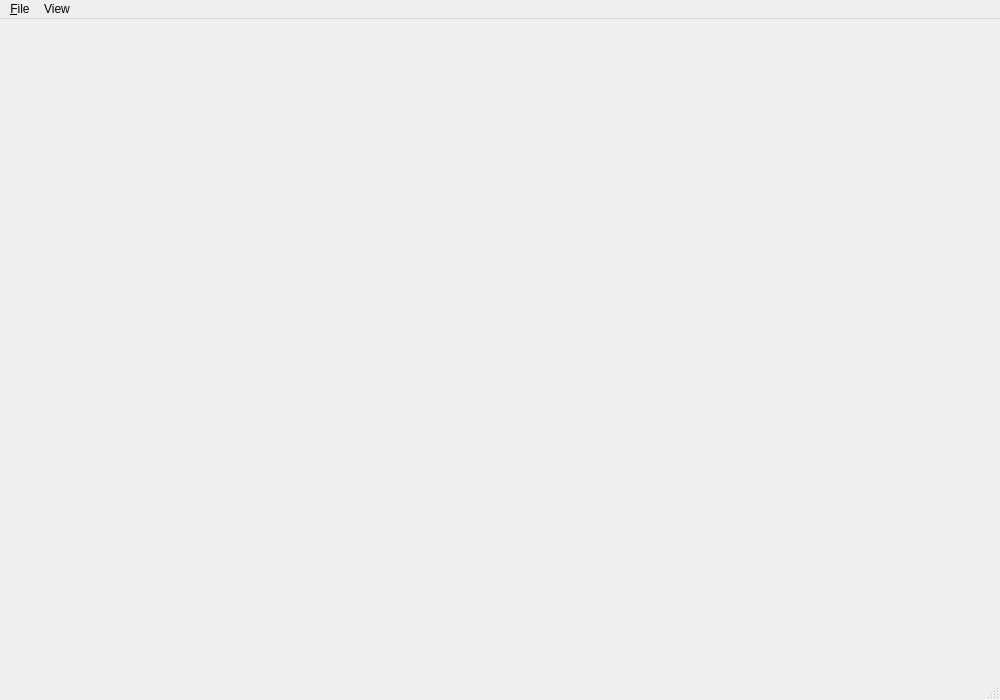
<?xml version="1.0" encoding="UTF-8"?>
<ui version="4.0">
 <class>ViewerGuiClass</class>
 <widget class="QMainWindow" name="ViewerGuiClass">
  <property name="geometry">
   <rect>
    <x>0</x>
    <y>0</y>
    <width>1000</width>
    <height>700</height>
   </rect>
  </property>
  <property name="windowTitle">
   <string>3D Mapping Viewer</string>
  </property>
  <widget class="QWidget" name="centralwidget"/>
  <widget class="QMenuBar" name="menubar">
   <property name="geometry">
    <rect>
     <x>0</x>
     <y>0</y>
     <width>1000</width>
     <height>22</height>
    </rect>
   </property>
   <widget class="QMenu" name="menu_File">
    <property name="title">
     <string>&amp;File</string>
    </property>
    <widget class="QMenu" name="menuShow">
     <property name="title">
      <string>Show</string>
     </property>
    </widget>
    <addaction name="actionOpen_file"/>
    <addaction name="actionOpen_graph_incremental"/>
    <addaction name="actionSettings"/>
    <addaction name="menuShow"/>
    <addaction name="separator"/>
    <addaction name="actionSave_file"/>
    <addaction name="actionExport_view"/>
    <addaction name="separator"/>
    <addaction name="actionPruned"/>
    <addaction name="actionAs_pure_binary_OcTree"/>
    <addaction name="separator"/>
    <addaction name="actionHelp"/>
    <addaction name="actionExit"/>
   </widget>
   <widget class="QMenu" name="menuView">
    <property name="title">
     <string>View</string>
    </property>
    <widget class="QMenu" name="menuView_mode">
     <property name="title">
      <string>View mode</string>
     </property>
     <addaction name="actionHeight_map"/>
     <addaction name="actionPrintout_mode"/>
    </widget>
    <addaction name="actionPointcloud"/>
    <addaction name="actionOctree_cells"/>
    <addaction name="actionFree"/>
    <addaction name="actionChanged_free_only"/>
    <addaction name="actionOctree_structure"/>
    <addaction name="actionTrajectory"/>
    <addaction name="separator"/>
    <addaction name="actionReset_view"/>
    <addaction name="actionStore_camera"/>
    <addaction name="actionRestore_camera"/>
    <addaction name="separator"/>
    <addaction name="menuView_mode"/>
   </widget>
   <addaction name="menu_File"/>
   <addaction name="menuView"/>
  </widget>
  <widget class="QStatusBar" name="statusbar"/>
  <action name="actionOpen_file">
   <property name="icon">
    <iconset resource="icons.qrc">
     <normaloff>:/icons/document-open.png</normaloff>:/icons/document-open.png</iconset>
   </property>
   <property name="text">
    <string>Open file...</string>
   </property>
   <property name="toolTip">
    <string>Open file</string>
   </property>
  </action>
  <action name="actionSave_file">
   <property name="icon">
    <iconset resource="icons.qrc">
     <normaloff>:/icons/document-save.png</normaloff>:/icons/document-save.png</iconset>
   </property>
   <property name="text">
    <string>Save tree...</string>
   </property>
   <property name="toolTip">
    <string>Save tree to file</string>
   </property>
  </action>
  <action name="actionExit">
   <property name="icon">
    <iconset resource="icons.qrc">
     <normaloff>:/icons/application-exit.png</normaloff>:/icons/application-exit.png</iconset>
   </property>
   <property name="text">
    <string>Exit</string>
   </property>
  </action>
  <action name="actionPointcloud">
   <property name="checkable">
    <bool>true</bool>
   </property>
   <property name="checked">
    <bool>true</bool>
   </property>
   <property name="text">
    <string>Pointcloud</string>
   </property>
   <property name="shortcut">
    <string>P</string>
   </property>
  </action>
  <action name="actionOctree_cells">
   <property name="checkable">
    <bool>true</bool>
   </property>
   <property name="checked">
    <bool>true</bool>
   </property>
   <property name="text">
    <string>Occupied Octree cells</string>
   </property>
   <property name="shortcut">
    <string>O</string>
   </property>
  </action>
  <action name="actionOctree_structure">
   <property name="checkable">
    <bool>true</bool>
   </property>
   <property name="text">
    <string>Octree structure</string>
   </property>
   <property name="shortcut">
    <string>S</string>
   </property>
  </action>
  <action name="actionTrajectory">
   <property name="checkable">
    <bool>true</bool>
   </property>
   <property name="text">
    <string>Trajectory</string>
   </property>
   <property name="shortcut">
    <string>T</string>
   </property>
  </action>
  <action name="actionFree">
   <property name="checkable">
    <bool>true</bool>
   </property>
   <property name="text">
    <string>Free Octree cells</string>
   </property>
   <property name="shortcut">
    <string>F</string>
   </property>
  </action>
  <action name="actionHelp">
   <property name="icon">
    <iconset resource="icons.qrc">
     <normaloff>:/icons/help-contents.png</normaloff>:/icons/help-contents.png</iconset>
   </property>
   <property name="text">
    <string>Help</string>
   </property>
  </action>
  <action name="actionSettings">
   <property name="icon">
    <iconset resource="icons.qrc">
     <normaloff>:/icons/configure.png</normaloff>:/icons/configure.png</iconset>
   </property>
   <property name="text">
    <string>Settings</string>
   </property>
  </action>
  <action name="actionReset_view">
   <property name="icon">
    <iconset resource="icons.qrc">
     <normaloff>:/icons/edit-undo.png</normaloff>:/icons/edit-undo.png</iconset>
   </property>
   <property name="text">
    <string>Reset view</string>
   </property>
   <property name="toolTip">
    <string>Reset the 3D viewpoint</string>
   </property>
  </action>
  <action name="actionTest">
   <property name="text">
    <string>Test</string>
   </property>
  </action>
  <action name="actionPruned">
   <property name="checkable">
    <bool>true</bool>
   </property>
   <property name="checked">
    <bool>false</bool>
   </property>
   <property name="text">
    <string>Prune tree</string>
   </property>
  </action>
  <action name="actionAs_pure_binary_OcTree">
   <property name="checkable">
    <bool>true</bool>
   </property>
   <property name="checked">
    <bool>false</bool>
   </property>
   <property name="text">
    <string>Convert to binary tree</string>
   </property>
  </action>
  <action name="actionPrintout_mode">
   <property name="checkable">
    <bool>true</bool>
   </property>
   <property name="text">
    <string>Printout</string>
   </property>
  </action>
  <action name="actionOpen_graph_incremental">
   <property name="icon">
    <iconset resource="icons.qrc">
     <normaloff>:/icons/document-open.png</normaloff>:/icons/document-open.png</iconset>
   </property>
   <property name="text">
    <string>Open graph incremental...</string>
   </property>
  </action>
  <action name="actionExport_view">
   <property name="icon">
    <iconset resource="icons.qrc">
     <normaloff>:/icons/view-preview.png</normaloff>:/icons/view-preview.png</iconset>
   </property>
   <property name="text">
    <string>Export view...</string>
   </property>
  </action>
  <action name="actionStore_camera">
   <property name="text">
    <string>Store camera</string>
   </property>
  </action>
  <action name="actionRestore_camera">
   <property name="enabled">
    <bool>false</bool>
   </property>
   <property name="text">
    <string>Restore camera</string>
   </property>
  </action>
  <action name="actionHeight_map">
   <property name="checkable">
    <bool>true</bool>
   </property>
   <property name="text">
    <string>Height map</string>
   </property>
  </action>
  <action name="actionChanged_free_only">
   <property name="checkable">
    <bool>true</bool>
   </property>
   <property name="text">
    <string>Changed free only</string>
   </property>
  </action>
 </widget>
 <resources>
  <include location="icons.qrc"/>
 </resources>
 <connections/>
</ui>
